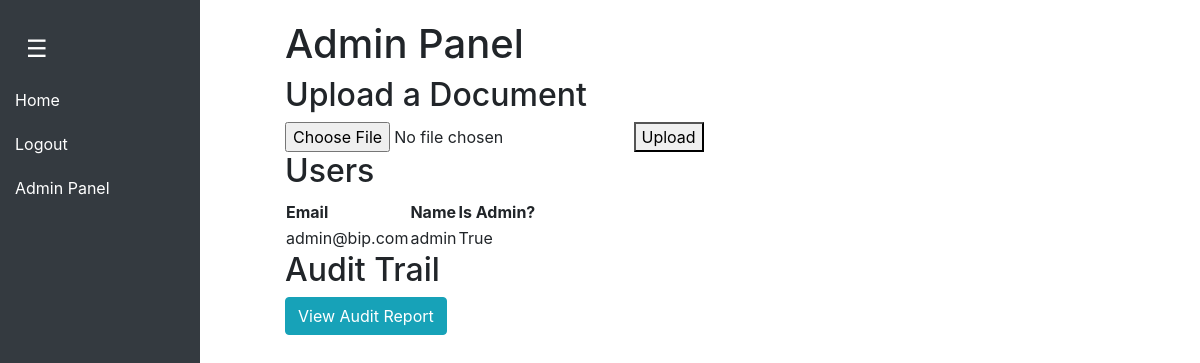
Page /admin (signed in) on the earlier database version.
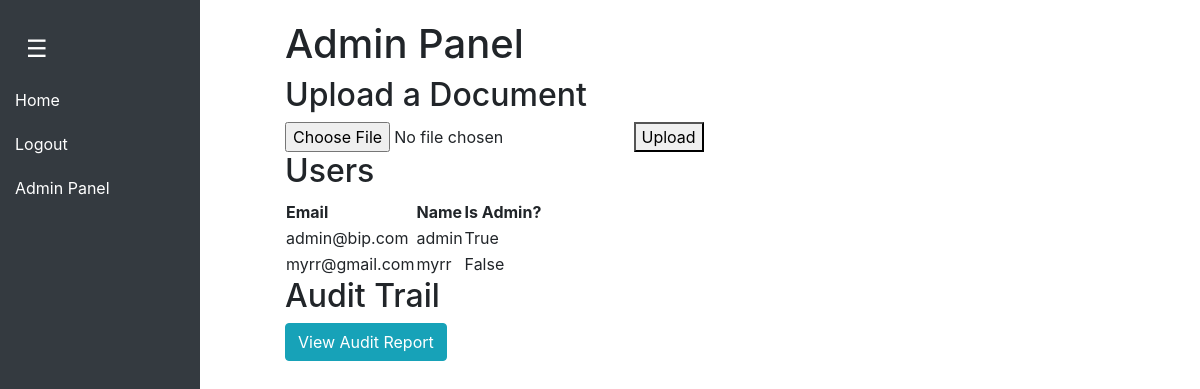
Same page on the later database version.
### Website/models.py (models this page shows, shortened)
class User(db.Model, UserMixin):
    id = db.Column(db.Integer, primary_key=True)
    email = db.Column(db.String(150), unique=True, nullable=False)
    firstName = db.Column(db.String(150), nullable=False)  # For first name
    password = db.Column(db.String(150), nullable=False)  # For storing password hash
    is_admin = db.Column(db.Boolean, default=False)  # Optional: for admin flag

### Website/views.py (the view)
@views.route('/admin')
@login_required
def admin_panel():
    if not current_user.is_admin:
        return render_template("home.html", user=current_user)  # Redirect non-admin users to home page
    users = User.query.all()
    return render_template('/admin_panel.html', users=users, user=current_user)

### Website/templates/admin_panel.html (shortened to what this page needs)
{% extends "base.html" %}
{% block content %}
    <h1>Admin Panel</h1>
    <h2>Upload a Document</h2>
    <form action="{{ url_for('views.upload_document') }}" method="POST" enctype="multipart/form-data">
        <input type="file" name="file" required>
        <button type="submit">Upload</button>
    </form>
    <h2>Users</h2>
    <table>
        <tr>
            <th>Email</th>
            <th>Name</th>
            <th>Is Admin?</th>
        </tr>
        {% for user in users %}
            <tr>
                <td>{{ user.email }}</td>
                <td>{{ user.firstName }} {{ user.lastName }}</td>
                <td>{{ user.is_admin }}</td>
            </tr>
        {% endfor %}
    </table>
    <h2>Audit Trail</h2>
<a href="{{ url_for('views.audit_report') }}" class="btn btn-info">View Audit Report</a>
{% endblock %}

### Website/templates/base.html (shortened to what this page needs)
<!DOCTYPE html>
<html>
  <head>
    <link
      rel="stylesheet"
      href="https://stackpath.bootstrapcdn.com/bootstrap/4.4.1/css/bootstrap.min.css"
    />
    <link
      rel="stylesheet"
      href="https://stackpath.bootstrapcdn.com/font-awesome/4.7.0/css/font-awesome.min.css"
    />
    <link rel="stylesheet" href="https://cdn.jsdelivr.net/npm/bootstrap-icons@1.11.3/font/bootstrap-icons.min.css">
  </head>
  <body>
    <div class="sidebar" id="sidebar">
      <nav class="navbar">
        <button class="toggle-btn" id="toggle-btn">☰</button>
      </nav>
      <div class="nav-links">
        <a href="/home">Home</a>
        {% if user.is_authenticated %}
          <a href="/logout">Logout</a>
          {% if user.is_admin %}
            <a href="/admin">Admin Panel</a>
          {% endif %}
        {% else %}
          <a href="/login">Login</a>
          <a href="/sign_up">Sign Up</a>
        {% endif %}
      </div>
    </div>
    <div class="content" id="content">
      <div class="container">{% block content %} {% endblock %}</div>
    </div>
  </body>
</html>

### Website/templates/base.html (style rules this page uses)
body { display: flex; min-height: 100vh; overflow-x: hidden; }
.sidebar { width: 200px; background-color: #343a40; padding-top: 20px; height: 100vh; position: fixed; transition: width 0.3s ease-in-out; display: flex; flex-direction: column; overflow: hidden; }
.sidebar a { color: white; padding: 10px 15px; display: block; text-decoration: none; transition: opacity 0.3s ease-in-out; }
.sidebar .nav-links { transition: opacity 0.3s ease-in-out, max-height 0.3s ease-in-out; max-height: 500px; opacity: 1; overflow: hidden; }
.navbar { background-color: #343a40; width: 100%; padding: 10px; display: flex; align-items: center; }
.toggle-btn { background: none; border: none; color: white; font-size: 24px; cursor: pointer; margin-left: 10px; outline: none; }
.content { margin-left: 250px; padding: 20px; width: 100%; transition: margin-left 0.3s ease-in-out; }

Differences in the rows shown:
added User: email "myrr@gmail.com", firstName "myrr", is_admin "False"
